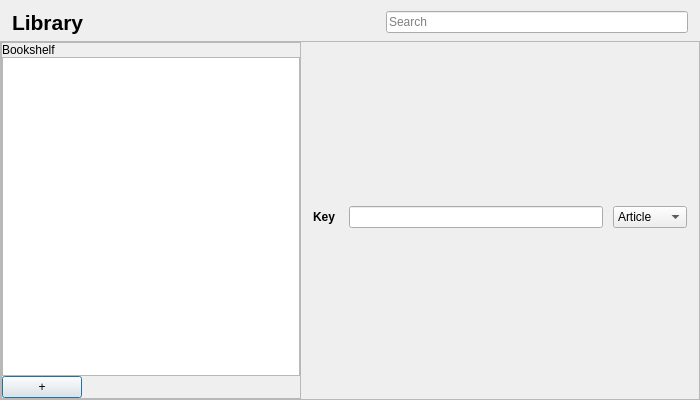
<?xml version="1.0" encoding="UTF-8"?>
<ui version="4.0">
 <class>Library</class>
 <widget class="QDialog" name="Library">
  <property name="geometry">
   <rect>
    <x>0</x>
    <y>0</y>
    <width>700</width>
    <height>400</height>
   </rect>
  </property>
  <property name="minimumSize">
   <size>
    <width>700</width>
    <height>400</height>
   </size>
  </property>
  <property name="windowTitle">
   <string>Dialog</string>
  </property>
  <property name="sizeGripEnabled">
   <bool>false</bool>
  </property>
  <layout class="QVBoxLayout" name="verticalLayout_2">
   <property name="spacing">
    <number>0</number>
   </property>
   <property name="leftMargin">
    <number>0</number>
   </property>
   <property name="topMargin">
    <number>0</number>
   </property>
   <property name="rightMargin">
    <number>0</number>
   </property>
   <property name="bottomMargin">
    <number>0</number>
   </property>
   <item>
    <layout class="QHBoxLayout" name="horizontalLayout_3">
     <property name="leftMargin">
      <number>12</number>
     </property>
     <property name="topMargin">
      <number>10</number>
     </property>
     <property name="rightMargin">
      <number>12</number>
     </property>
     <property name="bottomMargin">
      <number>6</number>
     </property>
     <item>
      <widget class="QLabel" name="label_2">
       <property name="font">
        <font>
         <pointsize>16</pointsize>
         <weight>75</weight>
         <bold>true</bold>
        </font>
       </property>
       <property name="text">
        <string>Library</string>
       </property>
      </widget>
     </item>
     <item>
      <spacer name="horizontalSpacer_3">
       <property name="orientation">
        <enum>Qt::Horizontal</enum>
       </property>
       <property name="sizeHint" stdset="0">
        <size>
         <width>40</width>
         <height>20</height>
        </size>
       </property>
      </spacer>
     </item>
     <item>
      <widget class="QLineEdit" name="txt_search">
       <property name="placeholderText">
        <string>Search</string>
       </property>
      </widget>
     </item>
    </layout>
   </item>
   <item>
    <widget class="QFrame" name="main_frame">
     <property name="frameShape">
      <enum>QFrame::StyledPanel</enum>
     </property>
     <property name="frameShadow">
      <enum>QFrame::Raised</enum>
     </property>
     <layout class="QHBoxLayout" name="horizontalLayout_4">
      <property name="spacing">
       <number>0</number>
      </property>
      <property name="leftMargin">
       <number>0</number>
      </property>
      <property name="topMargin">
       <number>0</number>
      </property>
      <property name="rightMargin">
       <number>0</number>
      </property>
      <property name="bottomMargin">
       <number>0</number>
      </property>
      <item>
       <widget class="QFrame" name="frame">
        <property name="minimumSize">
         <size>
          <width>300</width>
          <height>0</height>
         </size>
        </property>
        <property name="maximumSize">
         <size>
          <width>300</width>
          <height>16777215</height>
         </size>
        </property>
        <property name="frameShape">
         <enum>QFrame::StyledPanel</enum>
        </property>
        <property name="frameShadow">
         <enum>QFrame::Raised</enum>
        </property>
        <layout class="QVBoxLayout" name="verticalLayout">
         <property name="spacing">
          <number>0</number>
         </property>
         <property name="leftMargin">
          <number>0</number>
         </property>
         <property name="topMargin">
          <number>0</number>
         </property>
         <property name="rightMargin">
          <number>0</number>
         </property>
         <property name="bottomMargin">
          <number>0</number>
         </property>
         <item>
          <widget class="QLabel" name="lbl_bookshelf">
           <property name="text">
            <string>Bookshelf</string>
           </property>
          </widget>
         </item>
         <item>
          <widget class="QTreeView" name="treeview"/>
         </item>
         <item>
          <layout class="QHBoxLayout" name="horizontalLayout">
           <property name="spacing">
            <number>5</number>
           </property>
           <item>
            <widget class="QPushButton" name="btn_add">
             <property name="text">
              <string>+</string>
             </property>
            </widget>
           </item>
           <item>
            <widget class="QPushButton" name="btn_manage">
             <property name="text">
              <string/>
             </property>
             <property name="flat">
              <bool>true</bool>
             </property>
            </widget>
           </item>
           <item>
            <spacer name="horizontalSpacer">
             <property name="orientation">
              <enum>Qt::Horizontal</enum>
             </property>
             <property name="sizeHint" stdset="0">
              <size>
               <width>40</width>
               <height>20</height>
              </size>
             </property>
            </spacer>
           </item>
          </layout>
         </item>
        </layout>
       </widget>
      </item>
      <item>
       <layout class="QVBoxLayout" name="detail_layout">
        <property name="leftMargin">
         <number>12</number>
        </property>
        <property name="topMargin">
         <number>6</number>
        </property>
        <property name="rightMargin">
         <number>12</number>
        </property>
        <property name="bottomMargin">
         <number>12</number>
        </property>
        <item>
         <layout class="QHBoxLayout" name="horizontalLayout_5">
          <property name="spacing">
           <number>10</number>
          </property>
          <property name="sizeConstraint">
           <enum>QLayout::SetDefaultConstraint</enum>
          </property>
          <item>
           <widget class="QLabel" name="lbl_key">
            <property name="minimumSize">
             <size>
              <width>0</width>
              <height>0</height>
             </size>
            </property>
            <property name="maximumSize">
             <size>
              <width>16777215</width>
              <height>16777215</height>
             </size>
            </property>
            <property name="font">
             <font>
              <weight>75</weight>
              <bold>true</bold>
             </font>
            </property>
            <property name="text">
             <string>Key </string>
            </property>
           </widget>
          </item>
          <item>
           <widget class="QLineEdit" name="txt_key">
            <property name="placeholderText">
             <string/>
            </property>
           </widget>
          </item>
          <item>
           <widget class="QComboBox" name="comboBox">
            <item>
             <property name="text">
              <string>Article</string>
             </property>
            </item>
            <item>
             <property name="text">
              <string>Book</string>
             </property>
            </item>
            <item>
             <property name="text">
              <string>Chapter</string>
             </property>
            </item>
           </widget>
          </item>
         </layout>
        </item>
       </layout>
      </item>
     </layout>
    </widget>
   </item>
  </layout>
 </widget>
 <resources/>
 <connections/>
</ui>
